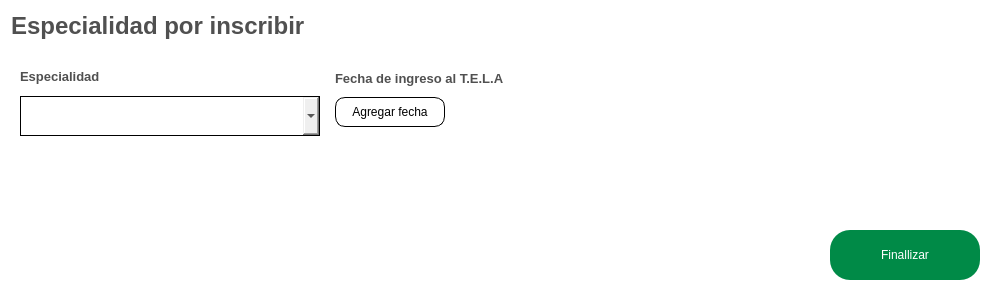
              <widget class="QFrame" name="especialidad_incribir">
               <property name="sizePolicy">
                <sizepolicy hsizetype="Preferred" vsizetype="Preferred">
                 <horstretch>0</horstretch>
                 <verstretch>10</verstretch>
                </sizepolicy>
               </property>
               <property name="minimumSize">
                <size>
                 <width>1000</width>
                 <height>300</height>
                </size>
               </property>
               <property name="styleSheet">
                <string notr="true">QFrame{
	background-color: rgb(255, 255, 255);

}</string>
               </property>
               <property name="frameShape">
                <enum>QFrame::NoFrame</enum>
               </property>
               <property name="frameShadow">
                <enum>QFrame::Raised</enum>
               </property>
               <layout class="QVBoxLayout" name="verticalLayout_11">
                <item>
                 <widget class="QLabel" name="label_titulo_especialidad_incribrir">
                  <property name="maximumSize">
                   <size>
                    <width>16777215</width>
                    <height>30</height>
                   </size>
                  </property>
                  <property name="font">
                   <font>
                    <family>Arial</family>
                    <pointsize>18</pointsize>
                    <weight>75</weight>
                    <bold>true</bold>
                   </font>
                  </property>
                  <property name="styleSheet">
                   <string notr="true">QLabel{
	
	color: rgb(80, 80, 80);

	border-color: #ffffff;


}
</string>
                  </property>
                  <property name="text">
                   <string>Especialidad por inscribir</string>
                  </property>
                  <property name="scaledContents">
                   <bool>false</bool>
                  </property>
                 </widget>
                </item>
                <item>
                 <widget class="QFrame" name="preguntas_especialidad_inscribit">
                  <property name="styleSheet">
                   <string notr="true">border-radius:0px;
/*border:1px solid;*/</string>
                  </property>
                  <property name="frameShape">
                   <enum>QFrame::NoFrame</enum>
                  </property>
                  <property name="frameShadow">
                   <enum>QFrame::Raised</enum>
                  </property>
                  <layout class="QGridLayout" name="gridLayout_7">
                   <item row="0" column="0">
                    <layout class="QVBoxLayout" name="verticalLayout_41">
                     <property name="spacing">
                      <number>0</number>
                     </property>
                     <item>
                      <widget class="QLabel" name="label_especialidad_incribir">
                       <property name="enabled">
                        <bool>true</bool>
                       </property>
                       <property name="maximumSize">
                        <size>
                         <width>16777215</width>
                         <height>40</height>
                        </size>
                       </property>
                       <property name="font">
                        <font>
                         <family>Arial</family>
                         <pointsize>10</pointsize>
                         <weight>75</weight>
                         <bold>true</bold>
                        </font>
                       </property>
                       <property name="styleSheet">
                        <string notr="true">QLabel{
	
	color: rgb(80, 80, 80);

	border-color: #ffffff;


}
</string>
                       </property>
                       <property name="text">
                        <string>Especialidad</string>
                       </property>
                       <property name="scaledContents">
                        <bool>false</bool>
                       </property>
                      </widget>
                     </item>
                     <item>
                      <widget class="QComboBox" name="boton_de_especialidad">
                       <property name="enabled">
                        <bool>true</bool>
                       </property>
                       <property name="sizePolicy">
                        <sizepolicy hsizetype="Fixed" vsizetype="Fixed">
                         <horstretch>0</horstretch>
                         <verstretch>0</verstretch>
                        </sizepolicy>
                       </property>
                       <property name="minimumSize">
                        <size>
                         <width>300</width>
                         <height>40</height>
                        </size>
                       </property>
                       <property name="styleSheet">
                        <string notr="true">QComboBox{

	font: 75 10pt &quot;Arial&quot;;
	padding-left:15px;
	border:1px solid #000000 ;
}

QComboBox:focus {
    border: 2px solid #0078d7;   /* Borde azul cuando está en foco */
    background-color: #e0f7ff;   /* Fondo azul claro */
}

QComboBox:focus {
    border: 2px solid #0078d7;   /* Borde azul cuando está en foco */
    background-color: #e0f7ff;   /* Fondo azul claro */
}




QComboBox QAbstractItemView {
    border: 1px solid #ccc;
    background-color: white;
    color: #333;
    padding: 5px;  /* Margen interno de la lista */
    spacing: 10px; /* Espaciado entre los elementos (algunas versiones de Qt lo admiten) */
}

QComboBox QAbstractItemView::item {
    padding: 8px; /* Espaciado interno de cada elemento */
    margin: 4px; /* Separación entre los elementos */
}

QComboBox QAbstractItemView::item:hover {
    background-color: #c5c1c1;
    color: white;
}

QComboBox:disabled {
        background-color:rgb(189, 189, 189);
        color: #808080;
        border: 1px solid rgb(127, 127, 127);
    }


</string>
                       </property>
                       <property name="editable">
                        <bool>false</bool>
                       </property>
                       <property name="currentText">
                        <string/>
                       </property>
                       <property name="currentIndex">
                        <number>-1</number>
                       </property>
                       <property name="insertPolicy">
                        <enum>QComboBox::NoInsert</enum>
                       </property>
                       <property name="iconSize">
                        <size>
                         <width>40</width>
                         <height>40</height>
                        </size>
                       </property>
                       <property name="placeholderText">
                        <string/>
                       </property>
                       <property name="duplicatesEnabled">
                        <bool>false</bool>
                       </property>
                       <property name="frame">
                        <bool>false</bool>
                       </property>
                      </widget>
                     </item>
                    </layout>
                   </item>
                   <item row="0" column="1">
                    <widget class="QFrame" name="frame_2">
                     <layout class="QGridLayout" name="gridLayout_9">
                      <item row="0" column="0" colspan="2">
                       <widget class="QLabel" name="label_fecha_de_ingreso_tela">
                        <property name="maximumSize">
                         <size>
                          <width>200</width>
                          <height>40</height>
                         </size>
                        </property>
                        <property name="font">
                         <font>
                          <family>Arial</family>
                          <pointsize>10</pointsize>
                          <weight>75</weight>
                          <bold>true</bold>
                         </font>
                        </property>
                        <property name="styleSheet">
                         <string notr="true">QLabel{
	
	color: rgb(80, 80, 80);

	border-color: #ffffff;


}
</string>
                        </property>
                        <property name="text">
                         <string>Fecha de ingreso al T.E.L.A</string>
                        </property>
                        <property name="scaledContents">
                         <bool>false</bool>
                        </property>
                       </widget>
                      </item>
                      <item row="1" column="0">
                       <widget class="QPushButton" name="boton_fecha_de_ingreso_tela">
                        <property name="sizePolicy">
                         <sizepolicy hsizetype="Fixed" vsizetype="Fixed">
                          <horstretch>0</horstretch>
                          <verstretch>0</verstretch>
                         </sizepolicy>
                        </property>
                        <property name="minimumSize">
                         <size>
                          <width>110</width>
                          <height>30</height>
                         </size>
                        </property>
                        <property name="cursor">
                         <cursorShape>PointingHandCursor</cursorShape>
                        </property>
                        <property name="styleSheet">
                         <string notr="true">QPushButton{

	border: 1px solid black;
	border-radius:10px;
}

QPushButton:hover{

	background-color: rgb(199, 199, 199)
}</string>
                        </property>
                        <property name="text">
                         <string>Agregar fecha</string>
                        </property>
                        <property name="icon">
                         <iconset>
                          <normaloff>../../recursos_de_imagenes/iconos_de_interfaz/calendario.png</normaloff>../../recursos_de_imagenes/iconos_de_interfaz/calendario.png</iconset>
                        </property>
                        <property name="iconSize">
                         <size>
                          <width>20</width>
                          <height>20</height>
                         </size>
                        </property>
                       </widget>
                      </item>
                      <item row="1" column="1" alignment="Qt::AlignLeft">
                       <widget class="QLabel" name="label_mostrar_fecha_de_ingreso_tela">
                        <property name="maximumSize">
                         <size>
                          <width>100</width>
                          <height>16777215</height>
                         </size>
                        </property>
                        <property name="font">
                         <font>
                          <family>Arial</family>
                          <pointsize>10</pointsize>
                          <weight>75</weight>
                          <bold>true</bold>
                         </font>
                        </property>
                        <property name="text">
                         <string/>
                        </property>
                       </widget>
                      </item>
                     </layout>
                    </widget>
                   </item>
                   <item row="1" column="1">
                    <widget class="QFrame" name="frame">
                     <layout class="QGridLayout" name="gridLayout_8"/>
                    </widget>
                   </item>
                   <item row="2" column="2">
                    <widget class="QPushButton" name="boton_finalizar">
                     <property name="sizePolicy">
                      <sizepolicy hsizetype="Fixed" vsizetype="Fixed">
                       <horstretch>0</horstretch>
                       <verstretch>0</verstretch>
                      </sizepolicy>
                     </property>
                     <property name="minimumSize">
                      <size>
                       <width>150</width>
                       <height>50</height>
                      </size>
                     </property>
                     <property name="cursor">
                      <cursorShape>PointingHandCursor</cursorShape>
                     </property>
                     <property name="styleSheet">
                      <string notr="true">QPushButton{

	font: 75 14pt &quot;Arial&quot;;
	background-color: rgb(0, 138, 71);
	color: rgb(255, 255, 255);
	border-radius:20px;

}

QPushButton:hover{

	
	background-color: rgb(0, 56, 10);

}</string>
                     </property>
                     <property name="text">
                      <string>Finallizar</string>
                     </property>
                    </widget>
                   </item>
                  </layout>
                  <zorder>frame</zorder>
                  <zorder>boton_finalizar</zorder>
                  <zorder>frame_2</zorder>
                 </widget>
                </item>
               </layout>
              </widget>
